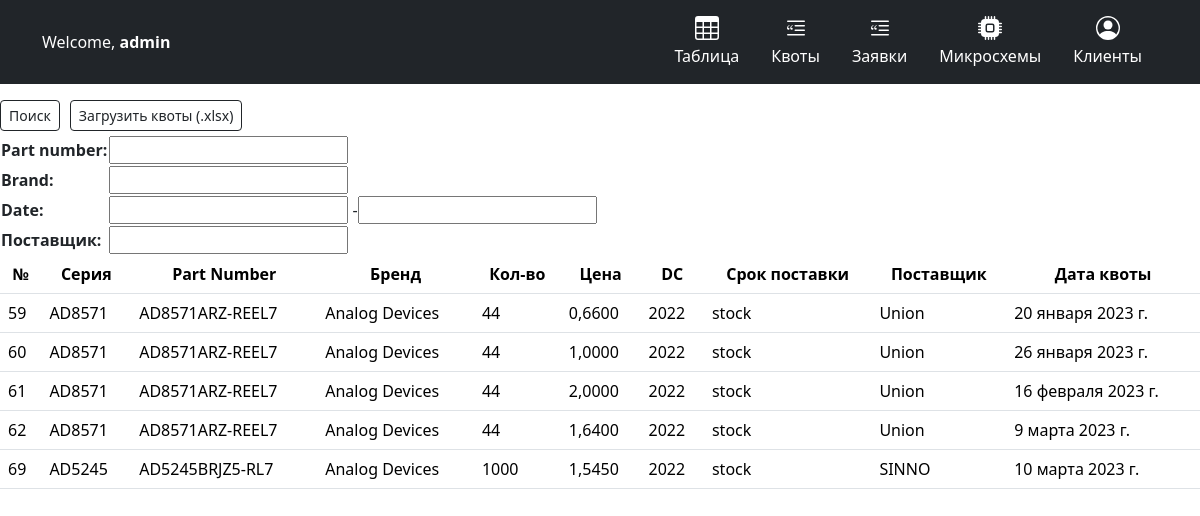
/quotas/ (signed in), run on an earlier commit of the app's database.
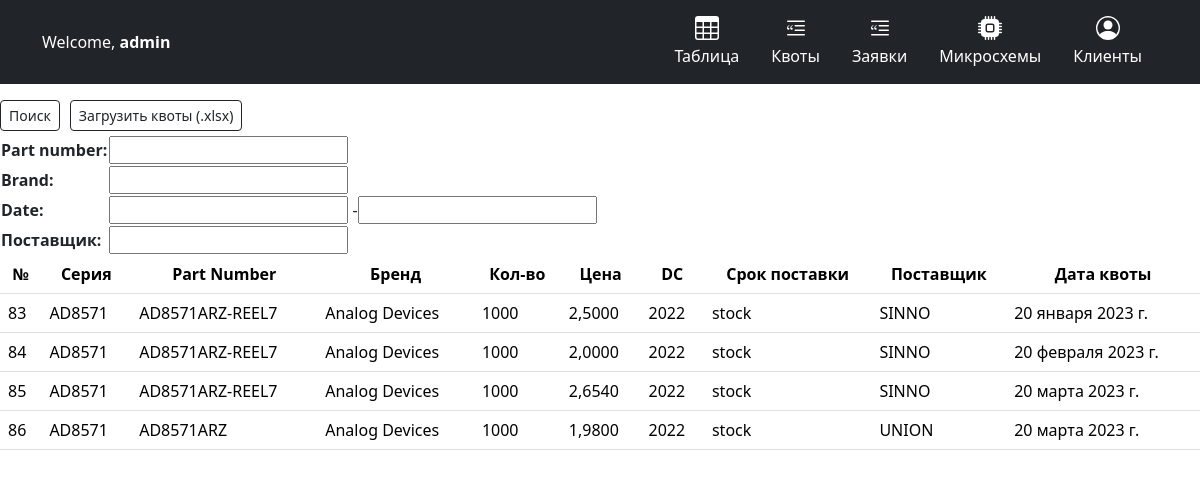
And on a later commit of the database.
### parts/models.py (models this page shows, shortened)
class Quota(models.Model):
    part = models.ForeignKey(Part, on_delete=models.CASCADE)
    quantity = models.PositiveIntegerField(verbose_name='Количество')
    price = models.DecimalField(max_digits=10, decimal_places=4, verbose_name='U/P USD')
    ruble_price = models.DecimalField(max_digits=10, decimal_places=4, verbose_name='U/P RUB', default=0)
    datecode = models.PositiveIntegerField(verbose_name='DC')
    lead_time = models.CharField(max_length=100, verbose_name='Срок')
    supplier = models.CharField(max_length=100, verbose_name='Поставщик')
    date = models.DateField(verbose_name='Дата квоты')
    class Meta:
        verbose_name = "Квота"
        verbose_name_plural = "Квоты"

class Part(models.Model):
    series = models.CharField(max_length=100, verbose_name='Серия')
    number = models.CharField(max_length=100, verbose_name='Номер')
    brand = models.CharField(max_length=100, verbose_name='Бренд')
    case_type = models.CharField(max_length=50, null=True, default='Корпус не указан!', verbose_name='Корпус')
    class Meta:
        verbose_name = "Микросхема"
        verbose_name_plural = "Микросхемы"

### parts/views.py (the view)
# urls.py: path('quotas/', views.quota_list, name='quota_list'),
@login_required()
def quota_list(request):
    current_user_groups = request.user.groups.values_list("name", flat=True)
    if "sale" in current_user_groups:
        return redirect('responses/')
    result_qs = Quota.objects.all().order_by('id')
    quotaFilter = QuotaFilter(request.GET, queryset=result_qs)
    result_qs = quotaFilter.qs
    return render(request, 'quotas_list.html', {'result': result_qs, 'filter': quotaFilter})

### parts/templates/quotas_list.html
{% extends 'base.html' %}
{% block content %}
<table>
  <div class="d-flex justify-content-between align-items-center mb-1">
    <div class="d-flex">
      <form method="get" class="form-inline search-form ml-auto">
        <button type="submit" class="btn btn-outline-dark btn-sm ml-">Поиск</button>
        <div class="button_padding"><a href="{% url 'parts:upload_quotas' %}" class="btn btn-outline-dark btn-sm">Загрузить квоты (.xlsx)</a></div>
        <div class="form-group">
          {{ filter.form }}
        </div>
      </form>
    </div>
  </div>
</table>
<table class="table table-hover">
  <tr>
    <th>№</th>
    <th>Серия</th>
    <th>Part Number</th>
    <th>Бренд</th>
    <th>Кол-во</th>
    <th>Цена</th>
    <th>DC</th>
    <th>Срок поставки</th>
    <th>Поставщик</th>
    <th>Дата квоты</th>
  </tr>
  {% for item in result %}
  <tr>
    <td>{{ item.id }}</td>
    <td>{{ item.part.series }}</td>
    <td>{{ item.part.number }}</td>
    <td>{{ item.part.brand }}</td>
    <td>{{ item.quantity }}</td>
    <td>{{ item.price }}</td>
    <td>{{ item.datecode }}</td>
    <td>{{ item.lead_time }}</td>
    <td>{{ item.supplier }}</td>
    <td>{{ item.date }}</td>
  </tr>
  {% endfor %}
</table>
{% endblock %}

### parts/templates/base.html (shortened to what this page needs)
{% load static %}
{% load bootstrap5 %}
<html>
    <head>
{% bootstrap_css %}
        <link rel="stylesheet" href="{% static 'css/styles.css' %}">
         <link rel="stylesheet" href="{% static 'css/sidebars.css' %}">
    </head>
 <header>
     {% if user.is_authenticated %}
         <div class="px-3 py-2 bg-dark text-white">
      <div class="container">
        <div class="d-flex flex-wrap align-items-center justify-content-center justify-content-lg-start">
          <a href="/" class="d-flex align-items-center my-2 my-lg-0 me-lg-auto text-white text-decoration-none">
              <p class="mb-0">Welcome, <b>{{ user }}</b></p>
          </a>
     {% if is_sale %}
            <ul class="nav col-12 col-lg-auto my-2 justify-content-center my-md-0 text-small">
            <li>
              <a href="{% url 'parts:sales_manager_responses' %}" class="nav-link text-secondary">
                <svg class="bi d-block mx-auto mb-1" width="24" height="24"><use xlink:href="#table"/></svg>
                Мои запросы
              </a>
            </li>
            <li>
              <a href="{% url 'parts:part_list' %}" class="nav-link text-white">
                <svg class="bi d-block mx-auto mb-1" width="24" height="24"><use xlink:href="#chip"/></svg>
                Микросхемы
              </a>
            </li>
            <li>
              <a href="{% url 'parts:clients_list' %}" class="nav-link text-white">
                <svg class="bi d-block mx-auto mb-1" width="24" height="24"><use xlink:href="#people-circle"/></svg>
                Клиенты
              </a>
            </li>
          </ul>
        </div>
      </div>
    </div>
     {% else %}
     <ul class="nav col-12 col-lg-auto my-2 justify-content-center my-md-0 text-small">
            <li>
              <a href="{% url 'parts:requests_and_quotas' %}" class="nav-link text-white">
                <svg class="bi d-block mx-auto mb-1" width="24" height="24"><use xlink:href="#table"/></svg>
                Таблица
              </a>
            </li>
            <li>
              <a href="{% url 'parts:quota_list' %}" class="nav-link text-white">
                <svg class="bi d-block mx-auto mb-1" width="24" height="24"><use xlink:href="#quotas"/></svg>
                Квоты
              </a>
            </li>
         <li>
              <a href="{% url 'parts:request_list' %}" class="nav-link text-white">
                <svg class="bi d-block mx-auto mb-1" width="24" height="24"><use xlink:href="#quotas"/></svg>
                Заявки
              </a>
            </li>
            <li>
              <a href="{% url 'parts:part_list' %}" class="nav-link text-white">
                <svg class="bi d-block mx-auto mb-1" width="24" height="24"><use xlink:href="#chip"/></svg>
                Микросхемы
              </a>
            </li>
            <li>
              <a href="{% url 'parts:clients_list' %}" class="nav-link text-white">
                <svg class="bi d-block mx-auto mb-1" width="24" height="24"><use xlink:href="#people-circle"/></svg>
                Клиенты
              </a>
            </li>
          </ul>
        </div>
      </div>
    </div>
     {% endif %}
     {% endif %}
  </header>
<body>
    <div class="table-responsive">
        <table class="table table-striped table-sm">
          {% block content %}
            {% endblock %}
        </table>
      </div>

### parts/static/css/styles.css (style rules this page uses)
.table th { text-align: center; }
.button_padding { padding-left: 10px; }

### parts/static/css/sidebars.css (style rules this page uses)
body { min-height: 100vh; min-height: -webkit-fill-available; }
html { height: -webkit-fill-available; }
.bi { vertical-align: -.125em; pointer-events: none; fill: currentColor; }

What changed in the data, as far as the page shows it:
removed Quota: id "59", part.series "AD8571", part.number "AD8571ARZ-REEL7", part.brand "Analog Devices", quantity "44", price "0,6600", datecode "2022", lead_time "stock", supplier "Union", date "20 января 2023 г."
removed Quota: id "60", part.series "AD8571", part.number "AD8571ARZ-REEL7", part.brand "Analog Devices", quantity "44", price "1,0000", datecode "2022", lead_time "stock", supplier "Union", date "26 января 2023 г."
removed Quota: id "61", part.series "AD8571", part.number "AD8571ARZ-REEL7", part.brand "Analog Devices", quantity "44", price "2,0000", datecode "2022", lead_time "stock", supplier "Union", date "16 февраля 2023 г."
removed Quota: id "62", part.series "AD8571", part.number "AD8571ARZ-REEL7", part.brand "Analog Devices", quantity "44", price "1,6400", datecode "2022", lead_time "stock", supplier "Union", date "9 марта 2023 г."
removed Quota: id "69", part.series "AD5245", part.number "AD5245BRJZ5-RL7", part.brand "Analog Devices", quantity "1000", price "1,5450", datecode "2022", lead_time "stock", supplier "SINNO", date "10 марта 2023 г."
added Quota: id "83", part.series "AD8571", part.number "AD8571ARZ-REEL7", part.brand "Analog Devices", quantity "1000", price "2,5000", datecode "2022", lead_time "stock", supplier "SINNO", date "20 января 2023 г."
added Quota: id "84", part.series "AD8571", part.number "AD8571ARZ-REEL7", part.brand "Analog Devices", quantity "1000", price "2,0000", datecode "2022", lead_time "stock", supplier "SINNO", date "20 февраля 2023 г."
added Quota: id "85", part.series "AD8571", part.number "AD8571ARZ-REEL7", part.brand "Analog Devices", quantity "1000", price "2,6540", datecode "2022", lead_time "stock", supplier "SINNO", date "20 марта 2023 г."
added Quota: id "86", part.series "AD8571", part.number "AD8571ARZ", part.brand "Analog Devices", quantity "1000", price "1,9800", datecode "2022", lead_time "stock", supplier "UNION", date "20 марта 2023 г."
